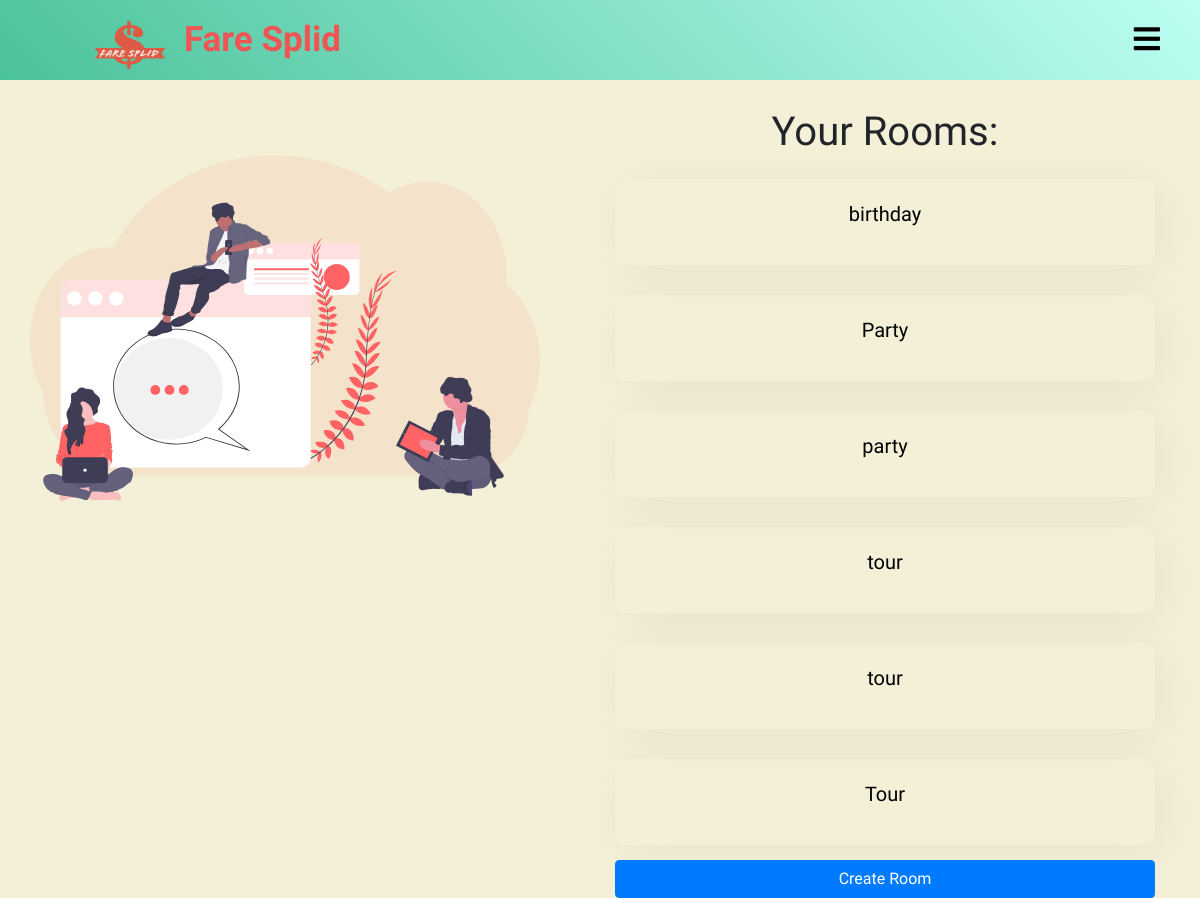
/splitter/rooms_list/ (signed in), run on the app's committed database.
### splitter/models.py (models this page shows, shortened)
class room(models.Model):
    creater = models.ForeignKey(User,on_delete=models.CASCADE,related_name="creater")
    name = models.CharField(max_length=250)
    members = models.ManyToManyField(User,through="room_members")

### splitter/views.py (the view)
# urls.py: path('rooms_list/',views.room_list,name="room_list"),
def room_list(request):
    rooms = room_members.objects.filter(member=request.user)
    rooms_list = [x.room for x in rooms]
    length = False
    if(len(rooms_list) == 0):
        length = True
    print(len(rooms_list))
    return render(request,'splitter/room_list.html',{'rooms_list':rooms_list,'length':length})

### templates/splitter/room_list.html (shortened to what this page needs)
{% extends 'splitter/base.html' %}
{% load static %}
{% block css %}
  <link rel="stylesheet" href="{% static 'css/room_list.css' %}">
{% endblock %}
{% block content %}
  <div class="room-list-page">
    <div class="row">
      <div class="col-lg-6">
        <div class="room-list-img-grid">
        <img src="{% static 'images/undraw_Group_chat_unwm.svg' %}" alt="" class="room_list_img" >
        </div>
      </div>
      <div class="col-lg-6">
        <div class="container room-list-grid">
          {% if length %}
          <h1>No Rooms Created!!</h1>
          {% else %}
          <h1>Your Rooms:</h1>
          {% for room in rooms_list %}
          <a href="{% url 'splitter:room_detail' pk=room.pk %}">
            <div class="room_name">
              <p>{{ room.name }}</p>
            </div>
          </a>
          {% endfor %}
          {% endif %}
          <a href="" class="btn btn-primary create-room" data-target="#RoomModalCreateTransaction" data-toggle="modal">Create Room</a>
        </div>
      </div>
    </div>
  </div>
{% endblock %}

### static/css/home_page.css (style rules this page uses)
* { padding: 0; margin: 0; text-decoration: none; list-style: none; box-sizing: border-box; font-family: 'Merienda One', cursive; }
body,html { overflow-x: hidden; }
:root { var(--IndianRed): #db575b; var(--Aqua): #99ffe4; var(--MiddleBlue): #88cfd3; var(--SteelBlue): #578bb2; var(--BdazzledBlue): #345c98; var(--DarkButton): linear-gradient(to top, #30cfd0 0%, #330867 100%); var(--LightButton): linear-gradient(to top, #48c6ef 0%, #6f86d6 100%); var(--RedButton): linear-gradient(45deg, #874da2 0%, #c43a30 100%); }

### static/css/room_list.css (style rules this page uses)
* { margin:0; padding: 0; }
body,html { margin:0; padding: 0; }
.room-list-page .row { width: 100%; }
.room-list-grid { display: flex; flex-direction: column; padding: 0px 50px; margin: 0px; }
.room-list-grid h1 { text-align: center; margin-top: 20px; }
.room-list-grid a { text-decoration: none; }
.room_list_img { width: 100%; height: 60vh; padding: 30px; }
.room_name { width: 100%; padding: 20px; text-align: center; text-decoration: none; font-size: 20px; color: black; margin : 15px 0px; box-shadow: .5rem .5rem 3rem 1px rgba(0,0,0,.05); border-radius: .8rem; }

### templates/splitter/base.html (style rules this page uses)
body { background-color: #F3F0D7; }

### data on the page
room: name "birthday"
room: name "Party"
room: name "party"
room: name "tour"
room: name "tour"
room: name "Tour"
